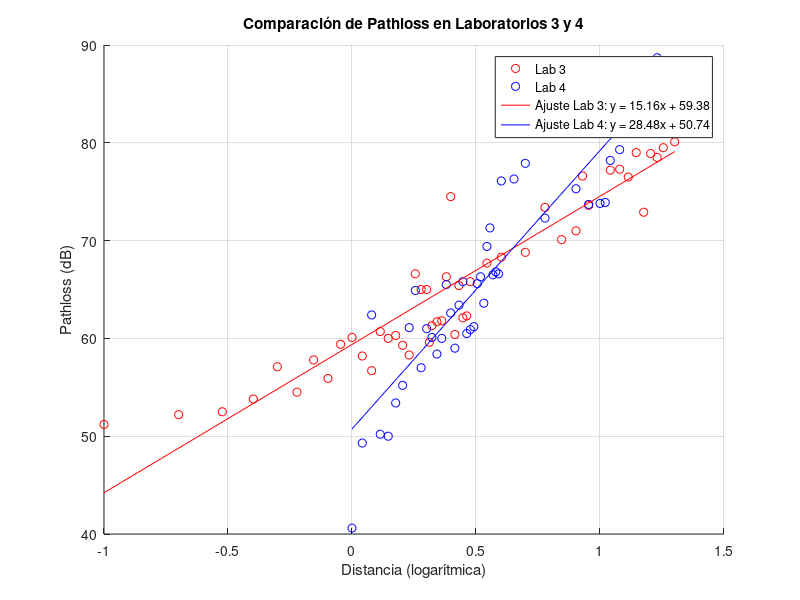

This figure's MATLAB source:
% Datos
datos1 = [-1, 51.2;
         -0.698970004, 52.2;
         -0.522878745, 52.5;
         -0.397940009, 53.8;
         -0.301029996, 57.1;
         -0.22184875, 54.5;
         -0.15490196, 57.8;
         -0.096910013, 55.9;
         -0.045757491, 59.4;
         0, 60.1;
         0.041392685, 58.2;
         0.079181246, 56.7;
         0.113943352, 60.7;
         0.146128036, 60.0;
         0.176091259, 60.3;
         0.204119983, 59.3;
         0.230448921, 58.3;
         0.255272505, 66.6;
         0.278753601, 65.0;
         0.301029996, 65.0;
         0.311753861, 59.6;
         0.322219295, 61.3;
         0.342422681, 61.7;
         0.361727836, 61.8;
         0.380211242, 66.3;
         0.397940009, 74.5;
         0.414973348, 60.4;
         0.431363764, 65.4;
         0.447158031, 62.1;
         0.462397998, 62.3;
         0.477121255, 65.8;
         0.544068044, 67.7;
         0.602059991, 68.3;
         0.698970004, 68.8;
         0.77815125, 73.4;
         0.84509804, 70.1;
         0.903089987, 71.0;
         0.929418926, 76.6;
         0.954242509, 73.6;
         1, 81.9;
         1.041392685, 77.2;
         1.079181246, 77.3;
         1.113943352, 76.5;
         1.146128036, 79.0;
         1.176091259, 72.9;
         1.204119983, 78.9;
         1.230448921, 78.5;
         1.255272505, 79.5;
         1.278753601, 82.5;
         1.301029996, 80.1];


datos2 = [0, 40.6;
          0.041392685, 49.3;
          0.079181246, 62.4;
          0.113943352, 50.2;
          0.146128036, 50.0;
          0.176091259, 53.4;
          0.204119983, 55.2;
          0.230448921, 61.1;
          0.255272505, 64.9;
          0.278753601, 57.0;
          0.301029996, 61.0;
          0.322219295, 60.1;
          0.342422681, 58.4;
          0.361727836, 60.0;
          0.380211242, 65.5;
          0.397940009, 62.6;
          0.414973348, 59.0;
          0.431363764, 63.4;
          0.447158031, 65.8;
          0.462397998, 60.5;
          0.477121255, 60.9;
          0.491361694, 61.2;
          0.505149978, 65.6;
          0.51851394, 66.3;
          0.531478917, 63.6;
          0.544068044, 69.4;
          0.556302501, 71.3;
          0.568201724, 66.5;
          0.579783597, 66.8;
          0.591064607, 66.6;
          0.602059991, 76.1;
          0.653212514, 76.3;
          0.698970004, 77.9;
          0.77815125, 72.3;
          0.84509804, 82.7;
          0.903089987, 75.3;
          0.954242509, 73.7;
          1, 73.8;
          1.021189299, 73.9;
          1.041392685, 78.2;
          1.079181246, 79.3;
          1.113943352, 81.6;
          1.146128036, 85.9;
          1.176091259, 85.3;
          1.204119983, 87.5;
          1.230448921, 88.7;
          1.255272505, 85.8;
          1.278753601, 85.2;
          1.290034611, 84.7;
          1.301029996, 86.3];


% Separar los datos en x y y para cada conjunto
x1 = datos1(:, 1);
y1 = datos1(:, 2);
x2 = datos2(:, 1);
y2 = datos2(:, 2);

% Realizar ajuste lineal
p1 = polyfit(x1, y1, 1);
p2 = polyfit(x2, y2, 1);

% Crear línea de ajuste
x1_fit = linspace(min(x1), max(x1), 100);
y1_fit = polyval(p1, x1_fit);
x2_fit = linspace(min(x2), max(x2), 100);
y2_fit = polyval(p2, x2_fit);

% Graficar datos y ajustes
figure;
hold on;
plot(x1, y1, 'ro', 'DisplayName', 'Lab 3');
plot(x2, y2, 'bo', 'DisplayName', 'Lab 4');
plot(x1_fit, y1_fit, 'r-', 'DisplayName', sprintf('Ajuste Lab 3: y = %.2fx + %.2f', p1));
plot(x2_fit, y2_fit, 'b-', 'DisplayName', sprintf('Ajuste Lab 4: y = %.2fx + %.2f', p2));
hold off;
xlabel('Distancia (logarítmica)');
ylabel('Pathloss (dB)');
title('Comparación de Pathloss en Laboratorios 3 y 4');
legend('show');
grid on;

% Mostrar ecuaciones de ajuste en consola
fprintf('Ecuación de ajuste Lab 3: y = %.2fx + %.2f\n', p1);
fprintf('Ecuación de ajuste Lab 4: y = %.2fx + %.2f\n', p2);
